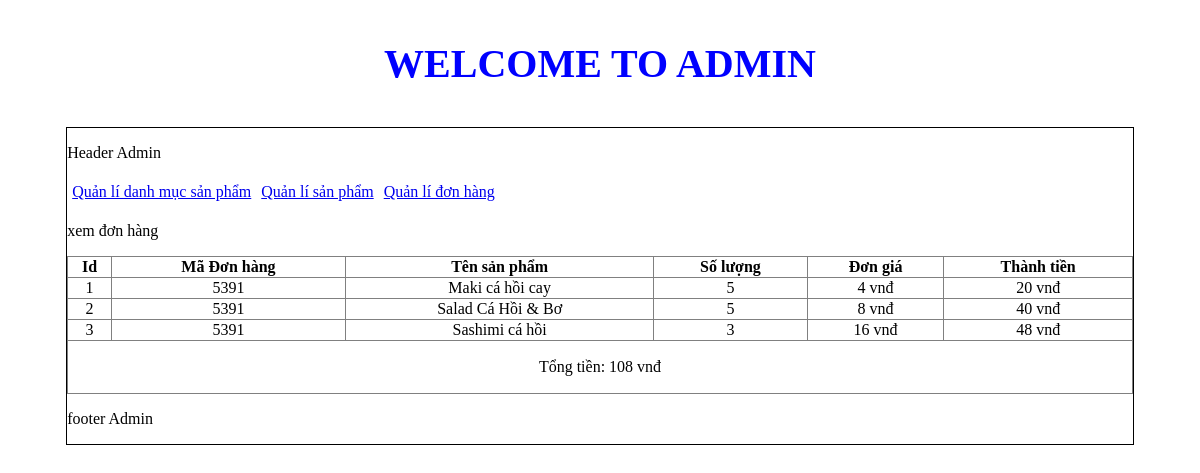
/admin/index.php?action=donhang&query=xemdonhang&code=5391, run on the app's committed database.
### tables this page shows
CREATE TABLE `tbl_cart_details` (
  `id_cart_details` int(11) NOT NULL,
  `code_cart` varchar(10) NOT NULL,
  `id_sanpham` int(11) NOT NULL,
  `soluongmua` int(11) NOT NULL
);

CREATE TABLE `tbl_sanpham` (
  `id_sanpham` int(11) NOT NULL,
  `tensanpham` varchar(250) NOT NULL,
  `masp` varchar(100) NOT NULL,
  `giasp` varchar(50) NOT NULL,
  `soluong` int(11) NOT NULL,
  `hinhanh` varchar(50) NOT NULL,
  `tomtat` tinytext NOT NULL,
  `noidung` text NOT NULL,
  `tinhtrang` int(11) NOT NULL,
  `id_danhmuc` int(11) NOT NULL
);

### admin/modules/quanlidonhang/xemdonhang.php (the view)
<p>xem đơn hàng</p>
<?php
    $code = $_GET['code'];
    $sql_lietke_dh = "SELECT * FROM tbl_cart_details,tbl_sanpham WHERE tbl_cart_details.id_sanpham = tbl_sanpham.id_sanpham
    AND tbl_cart_details.code_cart = '".$code."' ORDER BY tbl_cart_details.id_cart_details DESC";
    $query_kietke_dh = mysqli_query($con, $sql_lietke_dh);
?>
<table border="1px" style="border-collapse: collapse; width:100%" >
    <tr>
        <th>Id</th>
        <th>Mã Đơn hàng</th>
        <th>Tên sản phẩm</th>
        <th>Số lượng</th>
        <th>Đơn giá</th>
        <th>Thành tiền</th>
    </tr>
    <?php
        $i = 0;
        $tongtien = 0;
        while($row = mysqli_fetch_array($query_kietke_dh)){
            $i++;
            $thanhtien = $row['soluongmua'] * $row['giasp'];
            $tongtien += $thanhtien ;
    ?>
    <tr align="center">
        <td><?php echo $i ?></td>
        <td><?php echo $row['code_cart'] ?></td>
        <td><?php echo $row['tensanpham'] ?></td>
        <td><?php echo $row['soluongmua'] ?></td>
        <td><?php echo number_format($row['giasp'],0,',','.').' vnđ' ?></td>
        <td><?php echo number_format($thanhtien,0,',','.').' vnđ'?></td>
    </tr>
    <?php
    }
    ?>
    <tr>
    <td colspan="6">
            <p  style="text-align: center;">Tổng tiền: <?php echo number_format($tongtien,0,',','.').' vnđ' ?></p>
        </td>
    </tr>
</table>

### admin/index.php (shortened to what this page needs)
<!DOCTYPE html>
<html lang="en">
<head>
    <link rel="stylesheet" href="css/styleadmin.css">
</head>
<body>
    <h3 class="title_admin">WELCOME TO ADMIN</h3>
    <div class="wrapper">
        <?php
            include("modules/header.php");
            include("modules/menu.php");
            include("modules/main.php");
            include("modules/footer.php");
        ?>
    </div>
</body>
</html>

### admin/modules/header.php
<p>Header Admin</p>

### admin/modules/menu.php
<ul class="admin_list">
    <li><a href="index.php?action=quanlidanhmucsanpham&query=them">Quản lí danh mục sản phẩm</a></li>
    <li><a href="index.php?action=quanlisanpham&query=them">Quản lí sản phẩm</a></li>
    <li><a href="index.php?action=quanlidonhang&query=lietke">Quản lí đơn hàng</a></li>
</ul>

### admin/modules/main.php (shortened to what this page needs)
<div class="main">
    <?php
        if(isset($_GET['action']) && $_GET['query']){
            $tam = $_GET['action'];
            $query = $_GET['query'];
        }else {
            $tam = '';
            $query = '';
        }
        if($tam == 'quanlidanhmucsanpham' && $query=='them'){
            include('modules/quanlidanhmuc/them.php');
            include('modules/quanlidanhmuc/lietke.php');
        }elseif($tam == 'quanlidanhmucsanpham' && $query=='sua'){
            include('modules/quanlidanhmuc/sua.php');
        }elseif($tam == 'quanlisanpham' && $query=='them'){
            include('modules/quanlisp/them.php');
            include('modules/quanlisp/lietke.php');
        }elseif($tam == 'quanlisanpham' && $query=='sua'){
            include('modules/quanlisp/sua.php');
        }
        elseif($tam == 'quanlidonhang' && $query=='lietke'){
            include('modules/quanlidonhang/lietke.php');
        }
        elseif($tam == 'donhang' && $query=='xemdonhang'){
            include('modules/quanlidonhang/xemdonhang.php');
        }
        else{
            include('modules/dashboard.php');
        }
    ?>
</div>

### admin/modules/footer.php
<p>footer Admin</p>

### admin/css/styleadmin.css (style rules this page uses)
ul.admin_list { padding: 0; margin: 0; list-style: none; }
ul.admin_list li { float: left; margin: 5px; }
h3.title_admin { text-align: center; font-size: 40px; color: blue; }
.wrapper { border: 1px solid #000; height: auto; width: 90%; margin: 0 auto; }

### data on the page
tbl_cart_details: code_cart "5391", id_sanpham.tensanpham "Maki cá hồi cay", soluongmua "5", id_sanpham.giasp "4", soluongmua.giasp "20"
tbl_cart_details: code_cart "5391", id_sanpham.tensanpham "Salad Cá Hồi & Bơ", soluongmua "5", id_sanpham.giasp "8", soluongmua.giasp "40"
tbl_cart_details: code_cart "5391", id_sanpham.tensanpham "Sashimi cá hồi", soluongmua "3", id_sanpham.giasp "16", soluongmua.giasp "48"

### other printed values
$tongtien "108"
